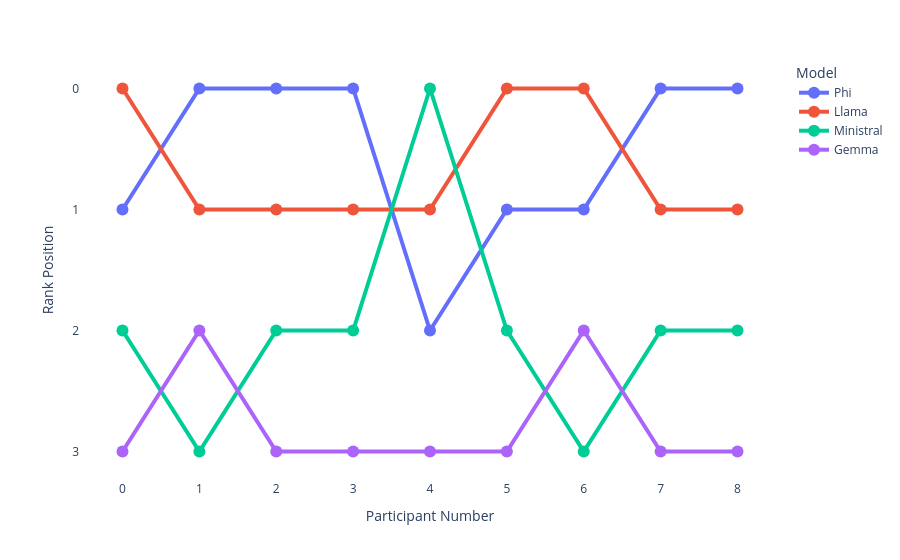

Notebook source saved alongside this figure:
### Markdown cell above
## Plot Participant's Model Rankings

### Code cell
data = {
    "Participant": [0, 1, 2, 3, 4, 5, 6, 7, 8] * 4,
    "Model": ["Phi"]*9 + ["Llama"]*9 + ["Ministral"]*9 + ["Gemma"]*9,
    "Rank": [4 - x for x in [3, 4, 4, 4, 2, 3, 3, 4, 4, # Phi
             4, 3, 3, 3, 3, 4, 4, 3, 3, # Llama
             2, 1, 2, 2, 4, 2, 1, 2, 2, # Ministral
             1, 2, 1, 1, 1, 1, 2, 1, 1, # Gemma
             ]]   
}
df = pd.DataFrame(data)

# build Bump Chart
fig = px.line(
    df, 
    x="Participant", 
    y="Rank", 
    color="Model", 
    markers=True,
    category_orders={"Participant": [0, 1, 2, 3, 4, 5, 6, 7, 8]}
)

# formatting for ranking data
fig.update_layout(
    yaxis=dict(
        autorange="reversed",  # Rank 1 at the top
        tick0=1,
        dtick=1,
        title="Rank Position"
    ),
    xaxis=dict(
        dtick=1,
        title="Participant Number"
    ),
    hovermode="x unified",
    paper_bgcolor="rgba(0,0,0,0)",
    plot_bgcolor="rgba(0,0,0,0)"
)

# Increase marker size and line width for better visibility
fig.update_traces(line=dict(width=4), marker=dict(size=12))

fig.show()

### Figure 1 — Plotly figure (JSON) as saved in the notebook; plotly's stock layout.template omitted (floating-point values rounded to 4 significant figures)
{"data": [{"hovertemplate": "Model=Phi<br>Participant=%{x}<br>Rank=%{y}<extra></extra>", "legendgroup": "Phi", "line": {"color": "#636efa", "dash": "solid", "width": 4}, "marker": {"size": 12, "symbol": "circle"}, "mode": "lines+markers", "name": "Phi", "orientation": "v", "showlegend": true, "type": "scatter", "x": [0, 1, 2, 3, 4, 5, 6, 7, 8], "xaxis": "x", "y": [1, 0, 0, 0, 2, 1, 1, 0, 0], "yaxis": "y"}, {"hovertemplate": "Model=Llama<br>Participant=%{x}<br>Rank=%{y}<extra></extra>", "legendgroup": "Llama", "line": {"color": "#EF553B", "dash": "solid", "width": 4}, "marker": {"size": 12, "symbol": "circle"}, "mode": "lines+markers", "name": "Llama", "orientation": "v", "showlegend": true, "type": "scatter", "x": [0, 1, 2, 3, 4, 5, 6, 7, 8], "xaxis": "x", "y": [0, 1, 1, 1, 1, 0, 0, 1, 1], "yaxis": "y"}, {"hovertemplate": "Model=Ministral<br>Participant=%{x}<br>Rank=%{y}<extra></extra>", "legendgroup": "Ministral", "line": {"color": "#00cc96", "dash": "solid", "width": 4}, "marker": {"size": 12, "symbol": "circle"}, "mode": "lines+markers", "name": "Ministral", "orientation": "v", "showlegend": true, "type": "scatter", "x": [0, 1, 2, 3, 4, 5, 6, 7, 8], "xaxis": "x", "y": [2, 3, 2, 2, 0, 2, 3, 2, 2], "yaxis": "y"}, {"hovertemplate": "Model=Gemma<br>Participant=%{x}<br>Rank=%{y}<extra></extra>", "legendgroup": "Gemma", "line": {"color": "#ab63fa", "dash": "solid", "width": 4}, "marker": {"size": 12, "symbol": "circle"}, "mode": "lines+markers", "name": "Gemma", "orientation": "v", "showlegend": true, "type": "scatter", "x": [0, 1, 2, 3, 4, 5, 6, 7, 8], "xaxis": "x", "y": [3, 2, 3, 3, 3, 3, 2, 3, 3], "yaxis": "y"}], "layout": {"hovermode": "x unified", "legend": {"title": {"text": "Model"}, "tracegroupgap": 0}, "margin": {"t": 60}, "paper_bgcolor": "rgba(0,0,0,0)", "plot_bgcolor": "rgba(0,0,0,0)", "xaxis": {"anchor": "y", "categoryarray": [0, 1, 2, 3, 4, 5, 6, 7, 8], "categoryorder": "array", "domain": [0, 1], "dtick": 1, "title": {"text": "Participant Number"}}, "yaxis": {"anchor": "x", "autorange": "reversed", "domain": [0, 1], "dtick": 1, "tick0": 1, "title": {"text": "Rank Position"}}}}
